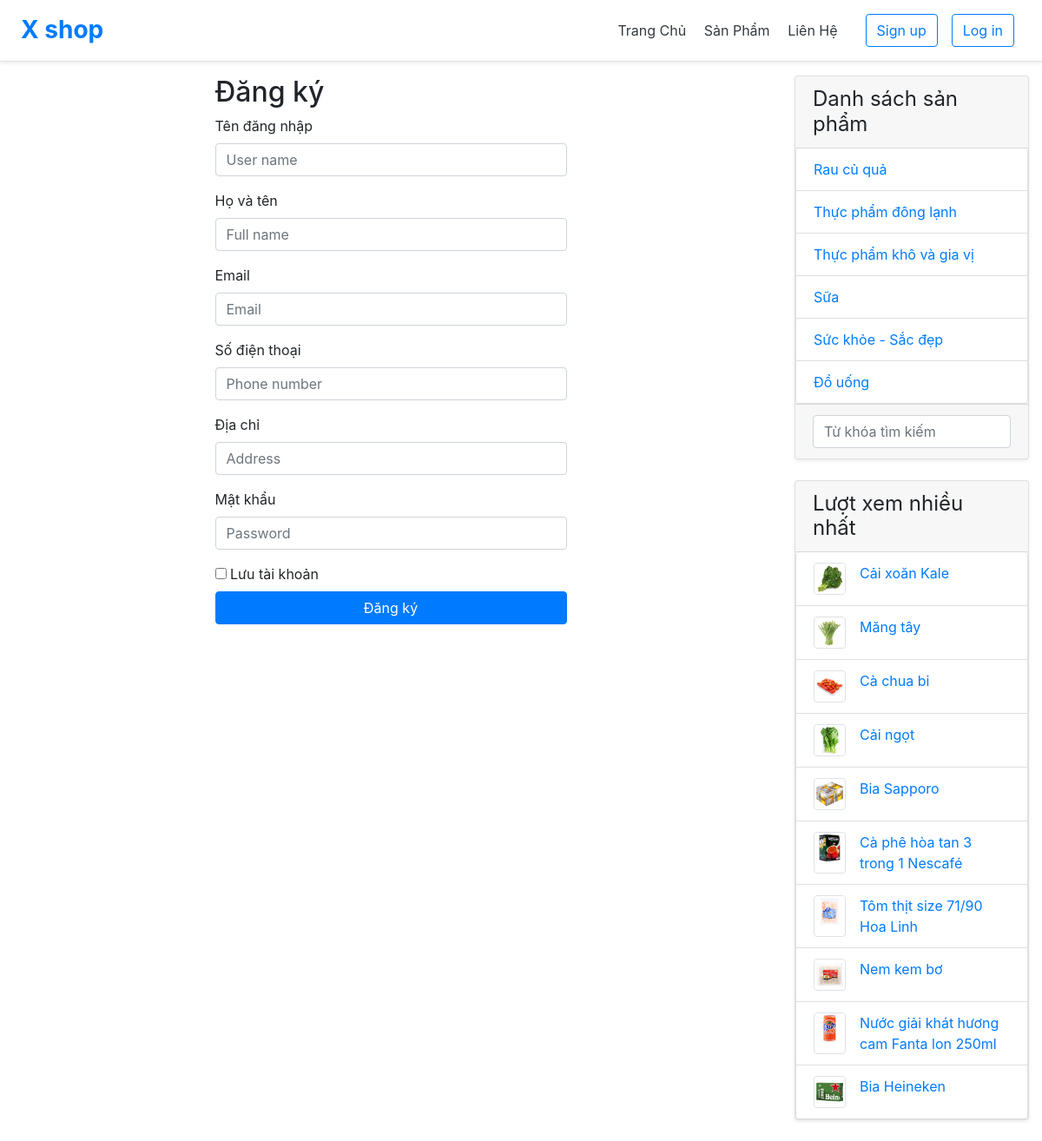
The page /view?signUp on the database its author committed.
### tables this page shows
CREATE TABLE `hang_hoa` (
  `ma_hh` int(11) NOT NULL,
  `ten_hh` varchar(60) NOT NULL,
  `don_gia` float NOT NULL,
  `giam_gia` float NOT NULL,
  `hinh` varchar(50) NOT NULL,
  `ma_loai` int(11) NOT NULL,
  `so_luot_xem` int(11) NOT NULL,
  `ngay_nhap` date NOT NULL,
  `mo_ta` varchar(200) NOT NULL
);

### view/index.php (called while the page is built, shortened)
<?php
    require '../dao/functionTitle.php';
    require '../dao/functionProduct.php';
    include "layout.php";
?>

### dao/functionProduct.php (called while the page is built, shortened)
<?php
    require_once 'database.php';
    function selectTop10()
    {
        global $conn;
        $select = "SELECT * FROM hang_hoa ORDER BY so_luot_xem DESC LIMIT 10";
        return $conn->query($select);
    }

### view/top10.php (the view)
<?php
    $products = selectTop10();
?>
<div class="card mb-4 shadow-sm">
    <div class="card-header">
        <h4 class="my-0 font-weight-normal">Lượt xem nhiều nhất</h4>
    </div>
    <div class="list-group" id="displayList">
        <?php foreach($products as $product): ?>
            <div class="list-group-item d-flex">
                <div class="border rounded">
                    <img src="../img/<?=$product['hinh']?>" alt="" class="rounded" width="35px" height="35px">
                </div>
                <a href="index.php?view-product&ma_hh=<?=$product['ma_hh']?>" class="ml-3"><?=$product['ten_hh']?></a>
            </div>
        <?php endforeach ?>
    </div>
</div>

### view/layout.php (style rules this page uses)
.list-group-item { text-decoration: none !important; }
#displayList { min-height: 200px; }

### rows shown on the page
hang_hoa: hinh (picture), ten_hh "Cải xoăn Kale"
hang_hoa: hinh (picture), ten_hh "Măng tây"
hang_hoa: hinh (picture), ten_hh "Cà chua bi"
hang_hoa: hinh (picture), ten_hh "Cải ngọt"
hang_hoa: hinh (picture), ten_hh "Bia Sapporo"
hang_hoa: hinh (picture), ten_hh "Cà phê hòa tan 3 trong 1 Nescafé"
hang_hoa: hinh (picture), ten_hh "Tôm thịt size 71/90 Hoa Linh"
hang_hoa: hinh (picture), ten_hh "Nem kem bơ"
hang_hoa: hinh (picture), ten_hh "Nước giải khát hương cam Fanta lon 250ml"
hang_hoa: hinh (picture), ten_hh "Bia Heineken"
